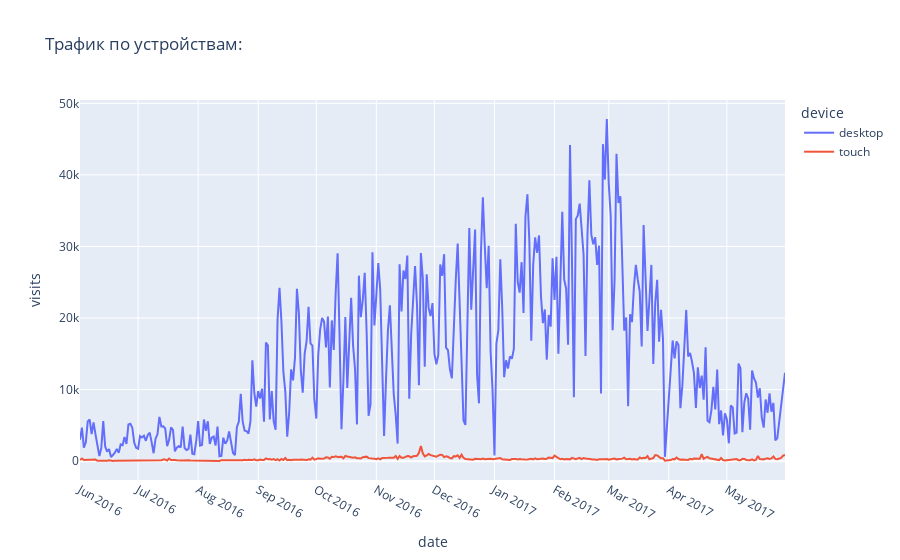
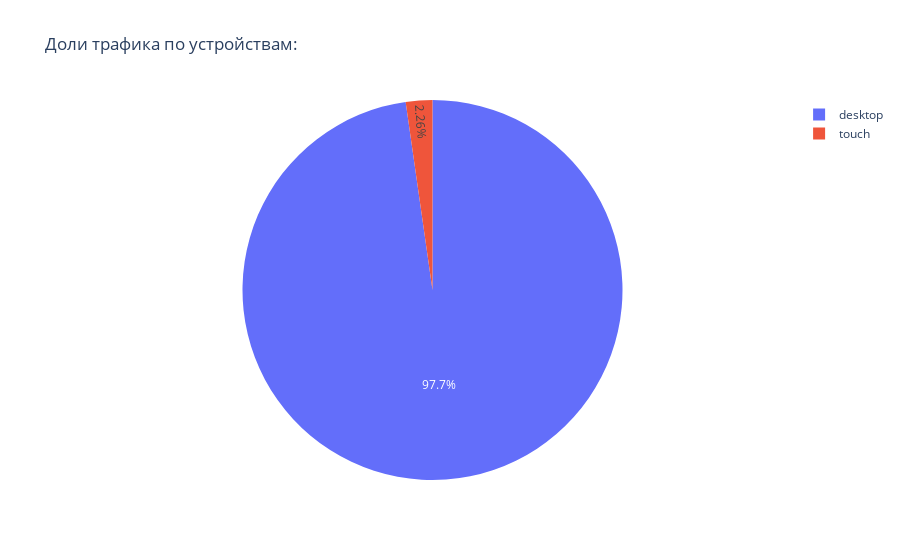

Notebook cell for these charts, in order:
### Markdown cell above
Перейдем к нашим гипотезам:
```
Гипотеза 1:

### Code cell
#Появления приложения,touch, повысило трафик.

visitsTouch = table1_cohort.groupby(['start_dt', 'device']).size().reset_index(name='visits')
visitsTouch.columns = ['date', 'device', 'visits']
fig = px.line(visitsTouch, x='date', y='visits', color='device', title='Трафик по устройствам:')
fig.update_xaxes(dtick="M1")
fig.show()
fig.write_image("my_plot6.png")

# График долей через пирог
total_by_device = visitsTouch.groupby('device')['visits'].sum().reset_index()
fig_pie = px.pie(total_by_device, values='visits', names='device', 
                title='Доли трафика по устройствам:',
                color='device')
fig_pie.show()
fig.write_image("my_plot5.png")

### Figure 1 — Plotly figure (JSON) as saved in the notebook; plotly's stock layout.template omitted (floating-point values rounded to 4 significant figures; data arrays with more than 128 entries replaced by an {"elided": "..."} marker saying what was removed)
{"data": [{"hovertemplate": "device=desktop<br>date=%{x}<br>visits=%{y}<extra></extra>", "legendgroup": "desktop", "line": {"color": "#636efa", "dash": "solid"}, "marker": {"symbol": "circle"}, "mode": "lines", "name": "desktop", "orientation": "v", "showlegend": true, "type": "scatter", "x": {"elided": "363 str values"}, "xaxis": "x", "y": {"elided": "363 int values"}, "yaxis": "y"}, {"hovertemplate": "device=touch<br>date=%{x}<br>visits=%{y}<extra></extra>", "legendgroup": "touch", "line": {"color": "#EF553B", "dash": "solid"}, "marker": {"symbol": "circle"}, "mode": "lines", "name": "touch", "orientation": "v", "showlegend": true, "type": "scatter", "x": {"elided": "363 str values"}, "xaxis": "x", "y": {"elided": "363 int values"}, "yaxis": "y"}], "layout": {"legend": {"title": {"text": "device"}, "tracegroupgap": 0}, "title": {"text": "Трафик по устройствам:"}, "xaxis": {"anchor": "y", "domain": [0, 1], "dtick": "M1", "title": {"text": "date"}}, "yaxis": {"anchor": "x", "domain": [0, 1], "title": {"text": "visits"}}}}

### Figure 2 — Plotly figure (JSON) as saved in the notebook; plotly's stock layout.template omitted (floating-point values rounded to 4 significant figures)
{"data": [{"customdata": [["desktop"], ["touch"]], "domain": {"x": [0, 1], "y": [0, 1]}, "hovertemplate": "device=%{customdata[0]}<br>visits=%{value}<extra></extra>", "labels": ["desktop", "touch"], "legendgroup": "", "marker": {"colors": ["#636efa", "#EF553B"]}, "name": "", "showlegend": true, "type": "pie", "values": [5204906, 120180]}], "layout": {"legend": {"tracegroupgap": 0}, "title": {"text": "Доли трафика по устройствам:"}}}
